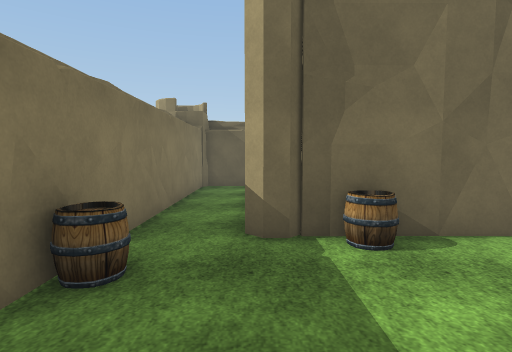
view 1 (above)

16 first-person views from a walk through a scene from a Unity 3-D project. The camera is 1.5 m above the floor, tilts 4° down and sees 80° across. The floor is counted in squares, 1 m on a side. Each view is taken from the middle of a square. On the plan, view 1 faces up. The plan holds only what a view shows up to about 15 squares ahead; the rest is blank. The place goes on beyond the plan. Some surface patterns are stand-ins.

view 2
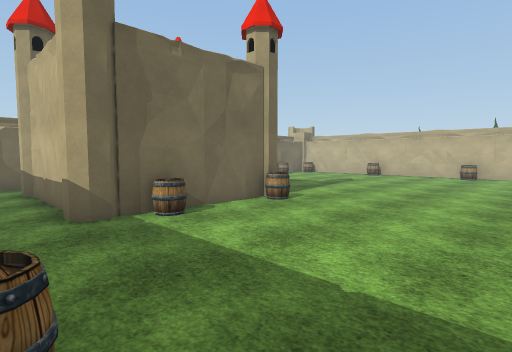

view 3
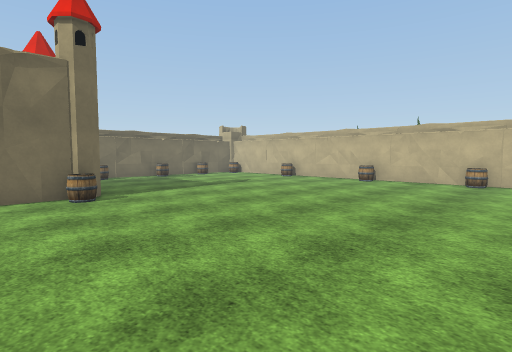

view 4
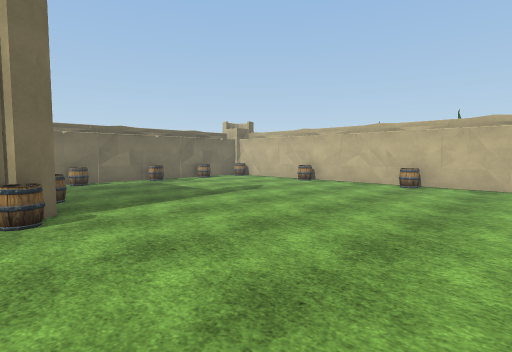

view 5
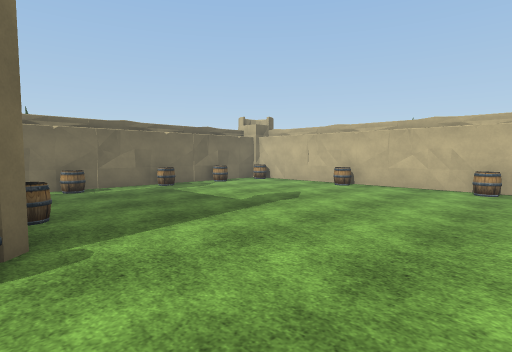

view 6
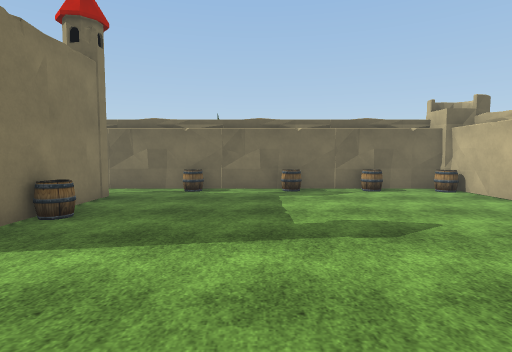

view 7
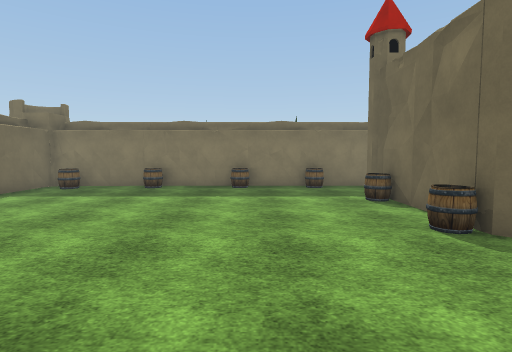

view 8
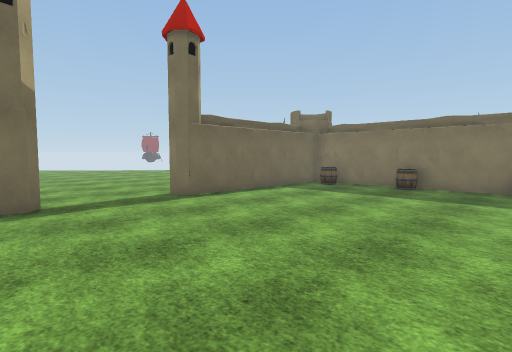

view 9
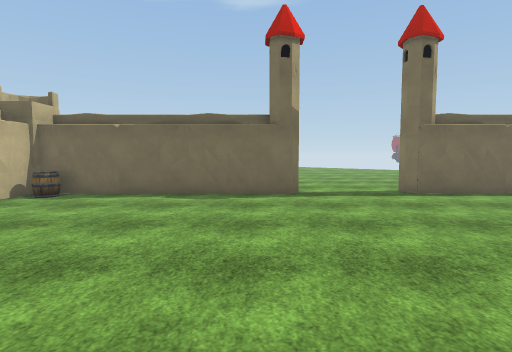

view 10
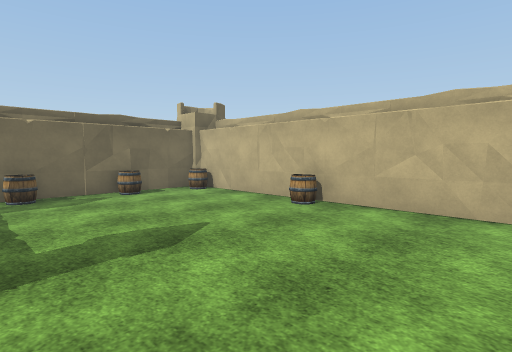

view 11
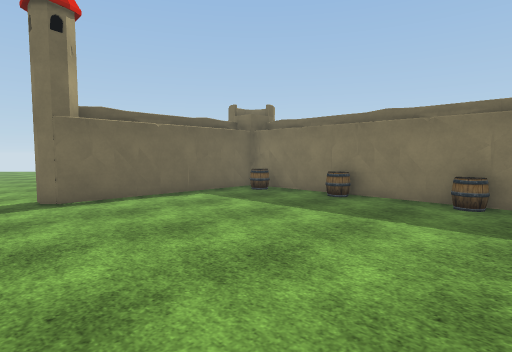

view 12
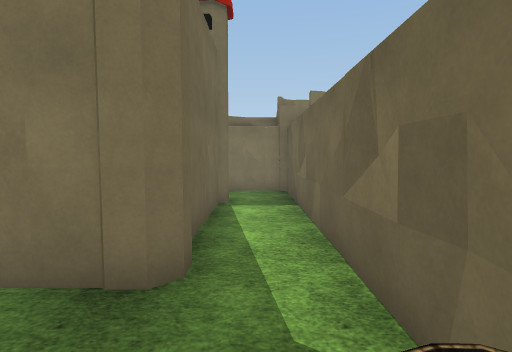

view 13
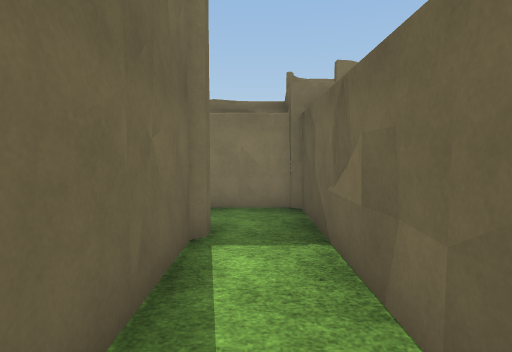

view 14
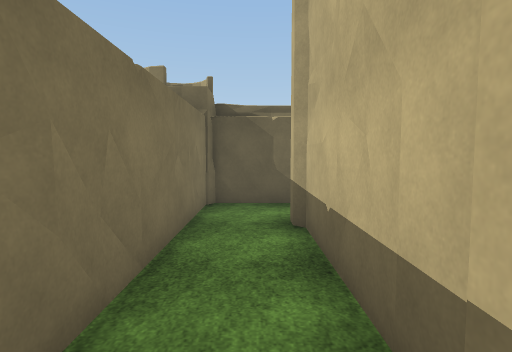

view 15
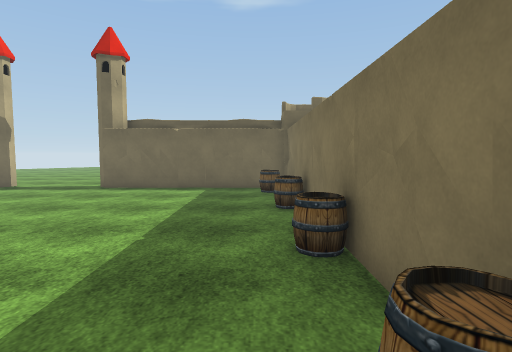

view 16
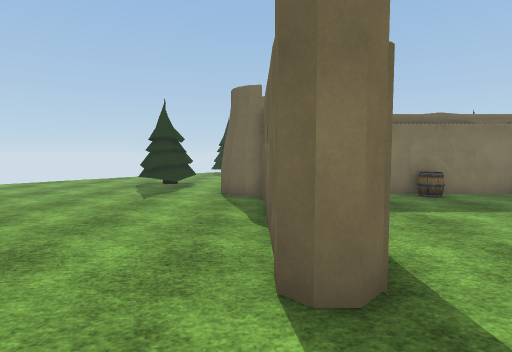

### Floor plan
Points are (right, up) in squares from view 1. A wall is a line through its corners. A room is listed if a view was taken in it or the views show most of it. See-through windows are left out.
Room 1 (views 1, 2, 3, 4, 5, 6, 7, 8, 9, 10, 11, 12, 13, 14, 15)
walls: (5.6, 5.5) (0.7, 5.4); (6.7, 11.3) (6.7, 7.1); (0, 6.3) (0, 11.2); (11.4, -8.6) (20.3, -8.5); (12.2, -8.6) (13.2, -8.7); (20.4, 2.4) (20.4, 3.3); (13, -8.7) (13.9, -8.6); (20.4, 3.1) (20.3, 4); (-2.5, 3.1) (-2.4, 2.2); (-2.4, 4) (-2.5, 3); (-2.6, 2.4) (-2.7, 1.5); (20.5, 3.9) (20.6, 4.6); (13.8, -8.7) (14.6, -8.8); (-2.4, -0.9) (-2.5, -1.9); (20.4, -0.9) (20.5, -0.2); (4, -8.7) (4.8, -8.8); (-2.3, -1.8) (-2.2, -2.6); (20.4, -1.7) (20.3, 14.3) (-2.5, 14.2) (-2.4, -8.6) (5.7, -8.6); (20.5, -1.8) (20.4, -0.8); (3.2, -8.7) (5.6, -8.4); (9.1, 14.2) (6.6, 14.5); (8.2, 14.3) (7.2, 14.1); (-2.6, -2.5) (-2.6, -3.2); (2.4, -8.6) (3.4, -8.7); (-2.4, 7.2) (-2.5, 6.6); (12.2, 14.3) (11.5, 14.4); (0.7, 11.9) (4.8, 11.9); (-3.2, 6.4) (-3.1, 5.4); (-2.5, 8) (-2.4, 7.1); (20.4, 8.4) (20.3, 8.9) (20.4, 9.6); (20.4, -4.6) (20.4, -3.5); (4, 14.3) (3.2, 14.3); (-2.4, 8.9) (-2.6, 6.6); (17.1, -8.6) (18.1, -8.7) (18.9, -8.6); (3.3, 14.4) (2.3, 14.2); (2.5, 14.2) (1.8, 14.3); (-2.4, -5.9) (-2.5, -6.8); (2.3, 14.4) (1.7, 14.5); (-0.5, -8.7) (0.2, -8.8); (-2.5, -6.7) (-2.4, -7.6); (18.7, -8.7) (19.5, -8.8); (-2.6, -7.4) (-2.6, -8.3); (20.3, 11.8) (20.4, 12.4); (-2.6, 11.8) (-2.7, 11.1); (-1.3, -9.2) (-0.3, -9.1); (18, 14.3) (17.4, 14.3); (-2.1, -8.6) (-1.1, -8.7); (-0.5, 14.2) (-1.4, 14.3) (-2.2, 14.2); (-2.6, 12.5) (-2.5, 11.7); (18.9, 14.3) (17.9, 14.4); (-2.4, 13.4) (-2.5, 12.5)
low walls: (3.3, 14.1) (2.5, 14); (-1.3, -8.6) (-0.5, -8.5)
ways out: opening at (9, -9.2) to room 2
objects: barrel (-2, -7) to (-1, -7); barrel (-2, -4) to (-2, -3); barrel (-2, 0) to (-2, 1); barrel (-2, 3) to (-2, 4); tower (0, 6); tower (0, 12); barrel (2, 5); tower (6, -9); barrel (6, 5); tower (6, 6); tower (6, 12); barrel (7, 8); barrel (9, 13) to (10, 14); barrel (13, 13) to (13, 14); barrel (17, 13) to (17, 14); barrel (19, -8) to (20, -8); barrel (20, -3); barrel (20, 2); barrel (20, 8); barrel (20, 13)
Room 2 (view 16)
walls: (4.8, -9.7) (-1.6, -9.8)
ways out: opening at (9, -9.2) to room 1
objects: tree (-6, -16) to (-5, -13); other object (-5, 14) to (-4, 14); other object (-4, -11); other object (-2, -11); tower (11, -9); other object (20, -10)

Positions as (right, up) in squares from view 1, and headings:
1: (0, 0), facing up
2: (-2, -2), facing up-right
3: (3, -6), facing up-right
4: (5, -3), facing up-right
5: (6, 0), facing up-right
6: (12, 1), facing up
7: (12, 1), facing left
8: (12, 1), facing down-left
9: (12, 3), facing down
10: (12, 2), facing up-right
11: (8, 2), facing down-left
12: (10, 13), facing left
13: (6, 13), facing left
14: (-1, 5), facing up
15: (-1, 5), facing down
16: (9, -10), facing left
